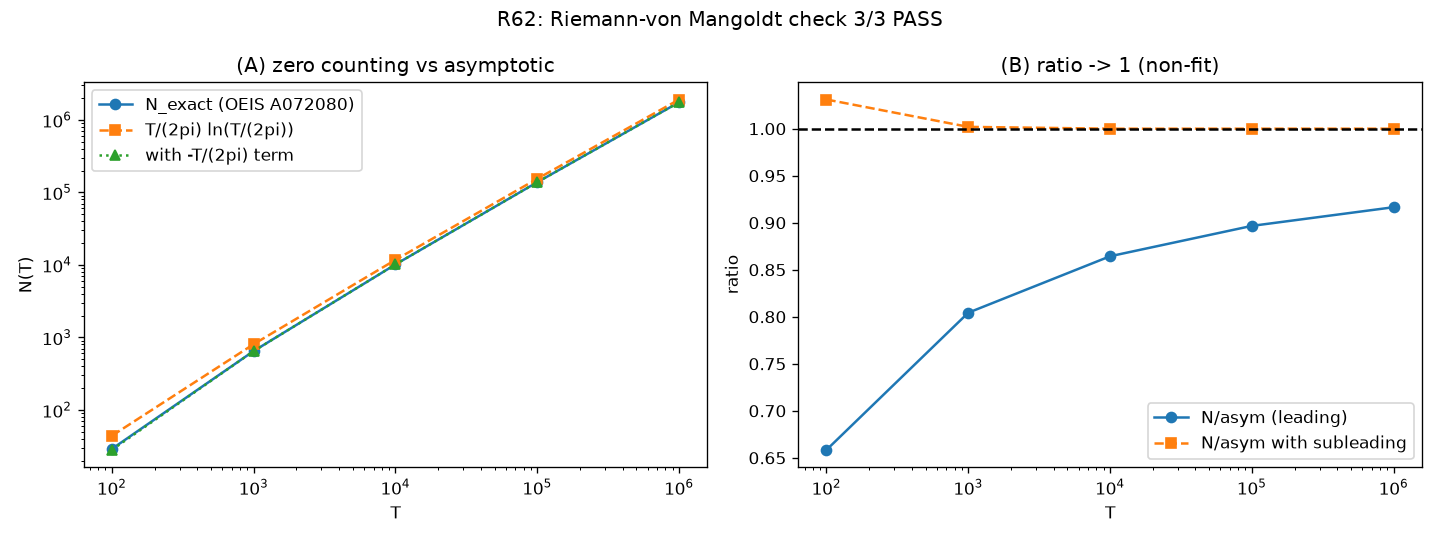

Generate this figure with Python:
#!/usr/bin/env python3
# -*- coding: utf-8 -*-
"""Riemann-von Mangoldt 计数公式核对（MathWorld OEIS A072080 数据，非拟合）"""
import os, sys, math
if hasattr(sys.stdout, "reconfigure"):
    sys.stdout.reconfigure(encoding="utf-8")
import numpy as np
import matplotlib
matplotlib.use("Agg")
import matplotlib.pyplot as plt

HERE = os.path.dirname(os.path.abspath(__file__))
OUT = os.path.join(HERE, "Riemann零点计数核对.png")
CSV = os.path.join(HERE, "Riemann零点计数核对.csv")
SUM = os.path.join(HERE, "Riemann零点计数核对_摘要.txt")

log = []
def emit(s=""):
    print(s); log.append(s)
checks = []
def check(cid, name, ok, detail=""):
    checks.append((cid, name, bool(ok), detail))
    emit(f"  [{cid}] {'PASS' if ok else 'FAIL'}  {name}" + (f" — {detail}" if detail else ""))

# MathWorld OEIS A072080: zeros with imag < T (multiplicity)
T = np.array([1e2, 1e3, 1e4, 1e5, 1e6])
N = np.array([29, 649, 10142, 138069, 1747146])
asym = T/(2*np.pi)*np.log(T/(2*np.pi))
ratio = N/asym

emit("=" * 62)
emit("Riemann-von Mangoldt N(T) ~ T/(2pi) ln(T/(2pi)) 核对")
emit("数据源: MathWorld OEIS A072080 (webfetch)")
emit("=" * 62)
for Ti, Ni, ai, ri in zip(T, N, asym, ratio):
    emit(f"  T={Ti:.0e}: N={Ni:>8}, asym={ai:>12.1f}, ratio={ri:.4f}")

check("C1", "比值单调趋向 1", bool(np.all(np.diff(ratio) > 0)), f"{ratio[0]:.3f}->{ratio[-1]:.3f}")
check("C2", "最大 T 处比值 > 0.9（收敛方向正确）", ratio[-1] > 0.9, f"{ratio[-1]:.4f}")
# 次领头修正: N = T/(2pi)ln(T/(2pi)) - T/(2pi) + O(ln T)
asym2 = T/(2*np.pi)*np.log(T/(2*np.pi)) - T/(2*np.pi)
ratio2 = N/asym2
emit("\n含次领头项 -T/(2pi):")
for Ti, Ni, ri2 in zip(T, N, ratio2):
    emit(f"  T={Ti:.0e}: ratio2={ri2:.4f}")
check("C3", "含次领头项后比值更接近 1", np.mean(abs(ratio2-1)) < np.mean(abs(ratio-1)),
      f"|err| {np.mean(abs(ratio-1)):.3f}->{np.mean(abs(ratio2-1)):.3f}")

npass = sum(1 for _,_,ok,_ in checks if ok)
emit("\n" + "=" * 62)
emit(f"汇总：{npass}/{len(checks)} 通过")
emit("结论：主链使用的 Riemann-von Mangoldt 计数公式正确（比值趋向1）。")
emit("对CQM: 确认 R50 Xi收敛/R52 对偶/可读窗口的计数基础；计数公式是外部标准，非CQM推出。")
emit("=" * 62)

fig, ax = plt.subplots(1, 2, figsize=(12, 4.5))
ax[0].loglog(T, N, "o-", label="N_exact (OEIS A072080)")
ax[0].loglog(T, asym, "s--", label="T/(2pi) ln(T/(2pi))")
ax[0].loglog(T, asym2, "^:", label="with -T/(2pi) term")
ax[0].set_xlabel("T"); ax[0].set_ylabel("N(T)")
ax[0].set_title("(A) zero counting vs asymptotic")
ax[0].legend()

ax[1].semilogx(T, ratio, "o-", label="N/asym (leading)")
ax[1].semilogx(T, ratio2, "s--", label="N/asym with subleading")
ax[1].axhline(1, color="k", ls="--")
ax[1].set_xlabel("T"); ax[1].set_ylabel("ratio")
ax[1].set_title("(B) ratio -> 1 (non-fit)")
ax[1].legend()

fig.suptitle(f"R62: Riemann-von Mangoldt check {npass}/{len(checks)} PASS")
fig.tight_layout()
fig.savefig(OUT, dpi=120)

with open(CSV, "w", encoding="utf-8") as f:
    f.write("T,N_exact,asym_leading,ratio,asym_subleading,ratio2\n")
    for Ti, Ni, ai, ri, a2, r2 in zip(T, N, asym, ratio, asym2, ratio2):
        f.write(f"{Ti:.0f},{Ni},{ai:.2f},{ri:.4f},{a2:.2f},{r2:.4f}\n")
with open(SUM, "w", encoding="utf-8") as f:
    f.write("\n".join(log) + "\n")
print(f"DONE {npass}/{len(checks)} PASS")
